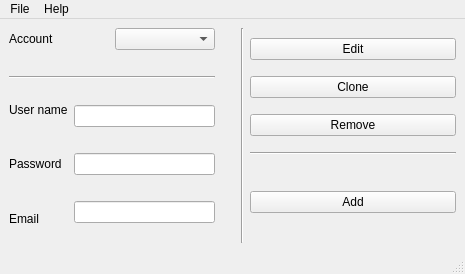
<?xml version="1.0" encoding="UTF-8"?>
<ui version="4.0">
 <class>MainWindow</class>
 <widget class="QMainWindow" name="MainWindow">
  <property name="geometry">
   <rect>
    <x>0</x>
    <y>0</y>
    <width>465</width>
    <height>274</height>
   </rect>
  </property>
  <property name="windowTitle">
   <string>MainWindow</string>
  </property>
  <property name="autoFillBackground">
   <bool>false</bool>
  </property>
  <property name="styleSheet">
   <string notr="true"/>
  </property>
  <property name="tabShape">
   <enum>QTabWidget::Rounded</enum>
  </property>
  <widget class="QWidget" name="centralwidget">
   <layout class="QHBoxLayout" name="horizontalLayout_4">
    <item>
     <layout class="QVBoxLayout" name="verticalLayout_3">
      <item>
       <layout class="QHBoxLayout" name="horizontalLayout_2">
        <item>
         <widget class="QLabel" name="label">
          <property name="text">
           <string>Account</string>
          </property>
         </widget>
        </item>
        <item>
         <widget class="QComboBox" name="accountBox"/>
        </item>
       </layout>
      </item>
      <item>
       <spacer name="horizontalSpacer_2">
        <property name="orientation">
         <enum>Qt::Horizontal</enum>
        </property>
        <property name="sizeHint" stdset="0">
         <size>
          <width>178</width>
          <height>20</height>
         </size>
        </property>
       </spacer>
      </item>
      <item>
       <widget class="Line" name="line_3">
        <property name="orientation">
         <enum>Qt::Horizontal</enum>
        </property>
       </widget>
      </item>
      <item>
       <layout class="QHBoxLayout" name="horizontalLayout">
        <item>
         <layout class="QVBoxLayout" name="verticalLayout_2">
          <item>
           <widget class="QLabel" name="label_2">
            <property name="text">
             <string>User name</string>
            </property>
           </widget>
          </item>
          <item>
           <widget class="QLabel" name="label_4">
            <property name="text">
             <string>Password</string>
            </property>
           </widget>
          </item>
          <item>
           <widget class="QLabel" name="label_3">
            <property name="text">
             <string>Email</string>
            </property>
           </widget>
          </item>
         </layout>
        </item>
        <item>
         <layout class="QVBoxLayout" name="verticalLayout">
          <item>
           <widget class="QLineEdit" name="lineEditUsername"/>
          </item>
          <item>
           <widget class="QLineEdit" name="lineEditPassword"/>
          </item>
          <item>
           <layout class="QHBoxLayout" name="horizontalLayout_3"/>
          </item>
          <item>
           <widget class="QLineEdit" name="lineEditEmail"/>
          </item>
         </layout>
        </item>
       </layout>
      </item>
     </layout>
    </item>
    <item>
     <spacer name="verticalSpacer">
      <property name="orientation">
       <enum>Qt::Vertical</enum>
      </property>
      <property name="sizeHint" stdset="0">
       <size>
        <width>20</width>
        <height>210</height>
       </size>
      </property>
     </spacer>
    </item>
    <item>
     <widget class="Line" name="line_2">
      <property name="orientation">
       <enum>Qt::Vertical</enum>
      </property>
     </widget>
    </item>
    <item>
     <layout class="QVBoxLayout" name="verticalLayout_4">
      <item>
       <widget class="QPushButton" name="editAccount">
        <property name="statusTip">
         <string/>
        </property>
        <property name="text">
         <string>Edit</string>
        </property>
       </widget>
      </item>
      <item>
       <widget class="QPushButton" name="cloneAccount">
        <property name="statusTip">
         <string/>
        </property>
        <property name="text">
         <string>Clone</string>
        </property>
       </widget>
      </item>
      <item>
       <widget class="QPushButton" name="removeAccount">
        <property name="statusTip">
         <string/>
        </property>
        <property name="text">
         <string>Remove</string>
        </property>
       </widget>
      </item>
      <item>
       <widget class="Line" name="line">
        <property name="orientation">
         <enum>Qt::Horizontal</enum>
        </property>
       </widget>
      </item>
      <item>
       <spacer name="horizontalSpacer">
        <property name="orientation">
         <enum>Qt::Horizontal</enum>
        </property>
        <property name="sizeHint" stdset="0">
         <size>
          <width>40</width>
          <height>20</height>
         </size>
        </property>
       </spacer>
      </item>
      <item>
       <widget class="QPushButton" name="addAccount">
        <property name="statusTip">
         <string>Add new account</string>
        </property>
        <property name="text">
         <string>Add</string>
        </property>
       </widget>
      </item>
      <item>
       <spacer name="horizontalSpacer_3">
        <property name="orientation">
         <enum>Qt::Horizontal</enum>
        </property>
        <property name="sizeHint" stdset="0">
         <size>
          <width>40</width>
          <height>20</height>
         </size>
        </property>
       </spacer>
      </item>
     </layout>
    </item>
   </layout>
  </widget>
  <widget class="QMenuBar" name="menubar">
   <property name="geometry">
    <rect>
     <x>0</x>
     <y>0</y>
     <width>465</width>
     <height>22</height>
    </rect>
   </property>
   <widget class="QMenu" name="menuAccount_Manaper">
    <property name="title">
     <string>File</string>
    </property>
    <addaction name="separator"/>
   </widget>
   <widget class="QMenu" name="menuHelp">
    <property name="title">
     <string>Help</string>
    </property>
    <addaction name="actionAbout"/>
   </widget>
   <addaction name="menuAccount_Manaper"/>
   <addaction name="menuHelp"/>
  </widget>
  <widget class="QStatusBar" name="statusbar"/>
  <action name="actionAbout">
   <property name="text">
    <string>About</string>
   </property>
  </action>
  <action name="actionNew_account">
   <property name="text">
    <string>New account</string>
   </property>
  </action>
  <action name="actionEdit_account">
   <property name="text">
    <string>Edit account</string>
   </property>
  </action>
  <action name="actionRemove_account">
   <property name="text">
    <string>Remove account</string>
   </property>
  </action>
 </widget>
 <resources/>
 <connections/>
</ui>
